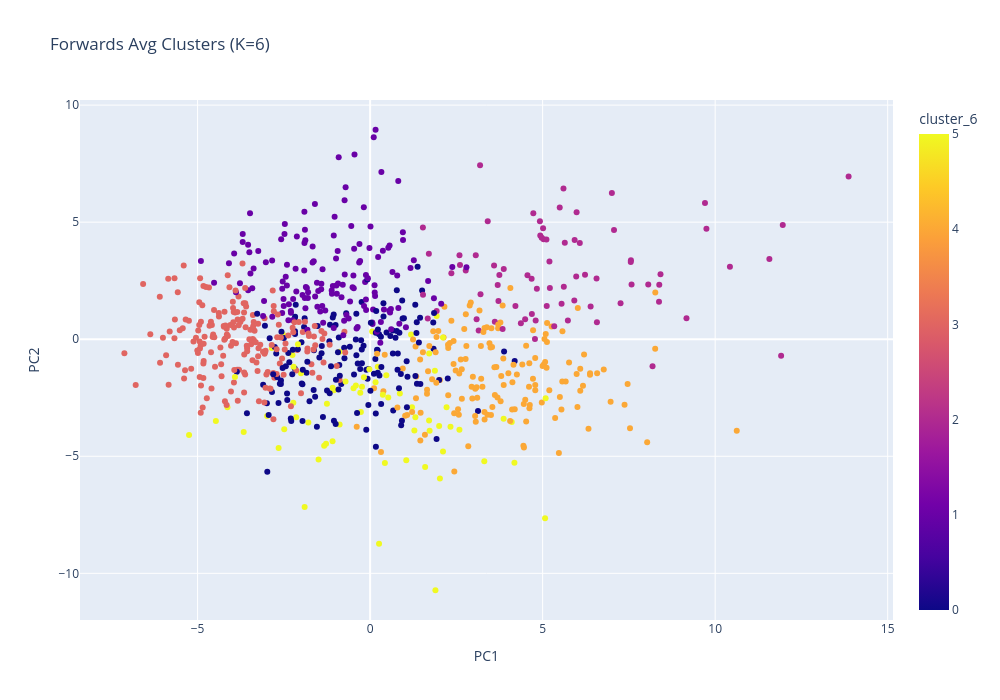

Here is the notebook cell this chart was saved with:
### Code cell
pca = PCA(n_components=2)

X_avg_pca = pca.fit_transform(X_avg_scaled)

df_avg["PC1"] = X_avg_pca[:,0]
df_avg["PC2"] = X_avg_pca[:,1]

fig = px.scatter(
    df_avg,
    x="PC1",
    y="PC2",
    color=f"cluster_{x}",
    hover_name='player',         
    hover_data=['team','goals_per90','expectedgoals_per90'], 
    title=f"Forwards Avg Clusters (K={x})",
    width=1000,
    height=700
)

fig.show()

### Figure 1 — Plotly figure (JSON) as saved in the notebook; plotly's stock layout.template omitted (floating-point values rounded to 4 significant figures; data arrays with more than 128 entries replaced by an {"elided": "..."} marker saying what was removed)
{"data": [{"customdata": {"elided": "796x3 mixed values"}, "hovertemplate": "<b>%{hovertext}</b><br><br>PC1=%{x}<br>PC2=%{y}<br>team=%{customdata[0]}<br>goals_per90=%{customdata[1]}<br>expectedgoals_per90=%{customdata[2]}<br>cluster_6=%{marker.color}<extra></extra>", "hovertext": {"elided": "796 str values"}, "legendgroup": "", "marker": {"color": {"elided": "796 int values"}, "coloraxis": "coloraxis", "symbol": "circle"}, "mode": "markers", "name": "", "orientation": "v", "showlegend": false, "type": "scatter", "x": {"elided": "796 float values"}, "xaxis": "x", "y": {"elided": "796 float values"}, "yaxis": "y"}], "layout": {"coloraxis": {"colorbar": {"title": {"text": "cluster_6"}}, "colorscale": [[0, "#0d0887"], [0.1111, "#46039f"], [0.2222, "#7201a8"], [0.3333, "#9c179e"], [0.4444, "#bd3786"], [0.5556, "#d8576b"], [0.6667, "#ed7953"], [0.7778, "#fb9f3a"], [0.8889, "#fdca26"], [1, "#f0f921"]]}, "height": 700, "legend": {"tracegroupgap": 0}, "title": {"text": "Forwards Avg Clusters (K=6)"}, "width": 1000, "xaxis": {"anchor": "y", "domain": [0, 1], "title": {"text": "PC1"}}, "yaxis": {"anchor": "x", "domain": [0, 1], "title": {"text": "PC2"}}}}
